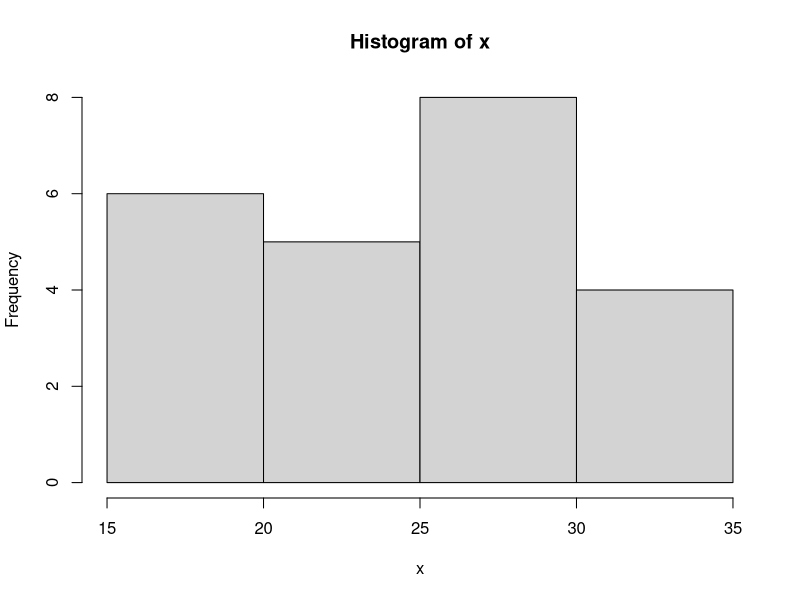

Reproduce this figure in R. (Note: this script raises an error after producing the figure.)
##############################################################################################
# Method of finding estimators I - method of moments
#
# LNp.8-8
# Suppose that X1, ..., Xn are i.i.d. ~ Poisson(lambda).
#
# The mean of Poisson(lambda): lambda
# The variance of Poisson(lambda): lambda
##############################################################################################
x <- c(31, 29, 19, 18, 31, 28, 34, 27, 34, 30, 16, 18, 26, 27, 27, 18, 24, 22, 28, 24, 21, 17, 24)
hist(x)

# First sample moment
(first_sample_moment <- sum(x)/length(x))

# Second sample moment
(second_sample_moment <- sum(x^2)/length(x))

# Since the lambda is the mean, whose estimator is exactly the first sample moment, so the
# best estimator for lambda is the first sample moment.
# Put in the observed data, the estimate is 24.91304
(lambda_estimate <- first_sample_moment)

##############################################################################################
# Estimate the variance of the estimate
#   - Exact sampling distribution
#   - Asymptotical method
#   - Simulation method (bootstrap)
#
# Continue with the previous example.
##############################################################################################
# 1. Exact sampling distribution
# By the calculation (LNp.8-10):
#   The sampling distribution of lambda:  1/nP(n*lambda)
#   The standard error of lambda       :  (lambda/n)^(1/2)
sqrt((lambda_estimate/length(x))) # 1.040757

# Plot the sampling distribution of lambda estimator
# Note that 1/n * P(n * lambda) actually means rpois(1, 573) / 23 (LNp.8-10)
(parameter <- length(x) * lambda_estimate)
x=c(400:800)
data <- data.frame(x=x, y=x/23, prob=dpois(x, 573))
ggplot(data, aes(x=y, y=prob)) + geom_bar(stat="identity")

# The probabily within 2 estimation error is 95.28%
sum(data[data$y>24.91-2.08 & data$y<24.91+2.08,]$prob)

# 2. Asymptotical method
# By LLN,
#   E(sample mean)   : population mean (LNp.1~6.95)
#   Var(sample mean) : population variance/n (LNp.1~6.95)
#   Var(sample mean) : sampling variance/n (LNp.1~6.96)
(lambda_estimated <- mean(x))
# The variance of the sample mean is variance/n
var(x)/length(x)
# The standard error of the sample mean is sqrt(variance/n)
(std_error <- sqrt(var(x)/length(x))) # 1.143659
#sqrt(lambda_estimated/length(x)) # 1.143659

# Plot the sampling distribution of lambda estimator
ggplot(data, aes(x=y, y=prob)) + geom_bar(stat="identity") + stat_function(fun=dnorm, args=list(mean=lambda_estimated, sd=std_error), colour="blue")

# 3. Simulation method
# Use random number generator to generate sampling distribution.
# The estimated parameters is from other approachs, such as moment method, MLE.
# Here, I use the estimated parameter from moment method
r_mean <- NULL
for( i in c(1:1000) ) {
    r_mean <- c(r_mean, mean(rpois(23, lambda=lambda_estimated)))
}
hist(r_mean)
var(r_mean)

##############################################################################################
# Method of finding estimators I - method of moments
#   - Simulation method (bootstrap)
#
# LNp.8-13~14
# Suppose that X1, ..., Xn are i.i.d. ~ Gamma(alpha, lambda).
#                            _
# The estimator of lambda is X/(var^2)
#                            _
# The estimator of alpha is (X^2)/(var^2)
##############################################################################################
# First sample moment
first_sample_moment <- 0.224

# Second sample moment
second_sample_moment <- 0.183976

# Estimated variance
(estimated_variance <- second_sample_moment - first_sample_moment^2)

# The estimate of lambda and alpha can be obtained (via X = 0.224, variance = 0.1338)
(lambda = first_sample_moment / estimated_variance)
(alpha = (first_sample_moment^2) / estimated_variance)

##############################################################################################
# Estimate the variance of the estimate
#   - Simulation method (bootstrap)
#
#   Exact sampling distribution is difficult to get in this example.
#   Asymptotical method is also difficult, since involving dividend: lambda=sample_mean/variance.
#
# Continue with the previous example.
##############################################################################################

# 2. Simulation method
# Use random number generator to generate sampling distribution.
# The estimated parameters is from other approachs, such as moment method, MLE.
# Here, I use the estimated parameter from moment method
sim_lambda <- NULL
sim_alpha <- NULL
for( i in c(1:1000) ) {
    (sim_x <- rgamma(227, shape=alpha, rate=lambda))
    (sim_mean <- mean(sim_x))
    (sim_var <- mean(sim_x^2 - sim_mean^2))
    sim_lambda <- c(sim_lambda, sim_mean / sim_var)
    sim_alpha <- c(sim_alpha, (sim_mean^2) / sim_var)
}

# The variance of lambda is 0.12, standard deviation is 0.34
hist(sim_lambda)
(sim_lambda_var <- mean(sim_lambda^2 - mean(sim_lambda)^2))
(sim_lambda_sd <- sqrt(sim_lambda_var))

# The variance of alpha is 0.004, standard deviation is 0.06
hist(sim_alpha)
(sim_alpha_var <- mean(sim_alpha^2 - mean(sim_alpha)^2))
(sim_alpha_sd <- sqrt(sim_alpha_var))

##############################################################################################
# Method of finding estimators II - Maximum Likelihood Estimator (MLE)
#   - ?
#
# LNp.8-16
# Suppose that X1, ..., Xn are i.i.d. ~ P(lambda).
#                            _
##############################################################################################
dbinom(7, 10, 0.1)
dbinom(7, 10, 0.5)
dbinom(7, 10, 0.7)
dbinom(7, 10, 0.9)
